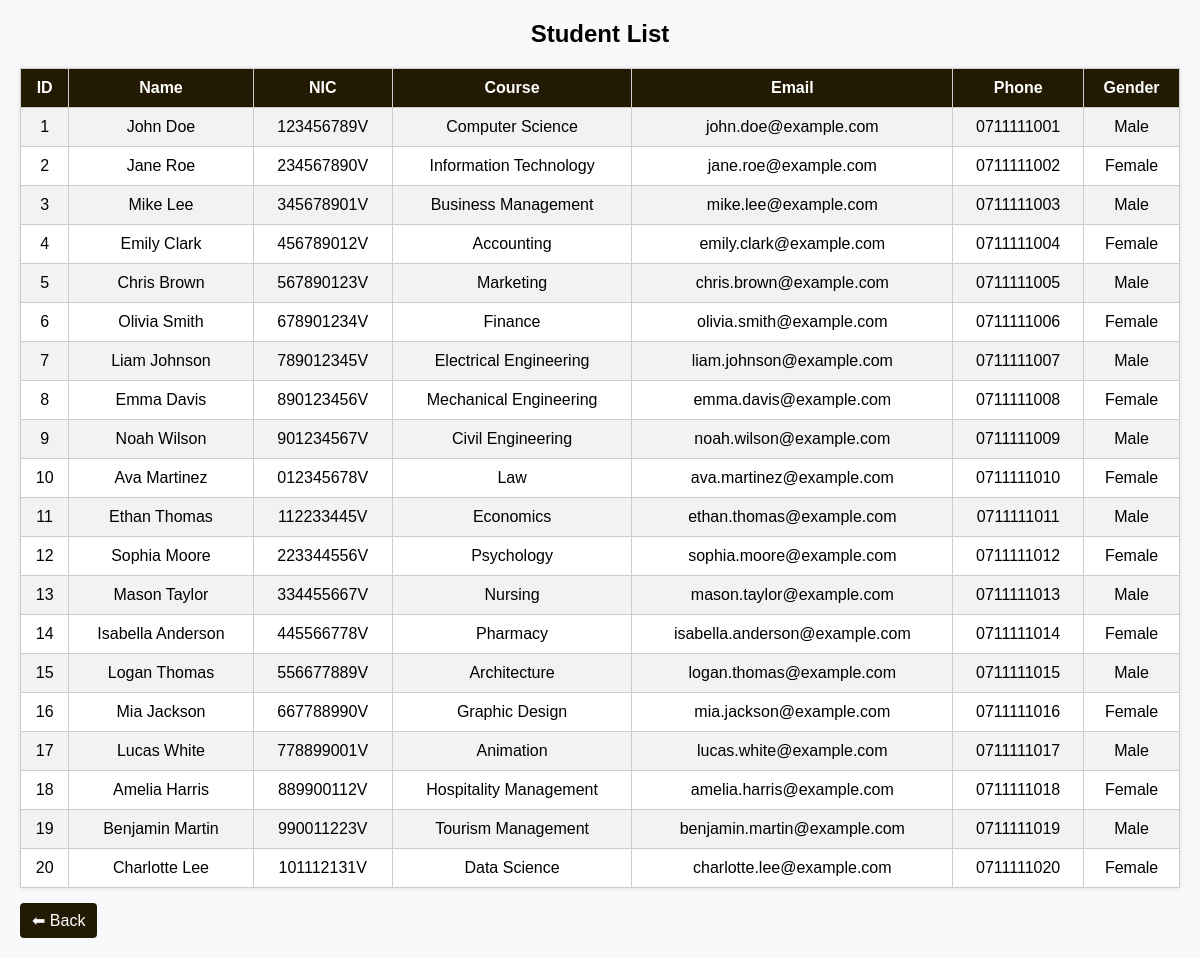
The app's page /view_students.php with its own data.
### tables this page shows
CREATE TABLE `students` (
  `student_id` int(11) NOT NULL,
  `student_name` varchar(100) NOT NULL,
  `nic` varchar(20) NOT NULL,
  `course` varchar(100) NOT NULL,
  `email` varchar(100) NOT NULL,
  `phone` varchar(15) DEFAULT NULL,
  `gender` enum('Male','Female') NOT NULL,
  `created_at` timestamp NOT NULL DEFAULT current_timestamp()
);

### view_students.php (the view, shortened to what this page needs)
<?php
include "db.php";
?>
<!DOCTYPE html>
<html lang="en">
<head>
</head>
<body>
<h2>Student List</h2>
<table>
    <tr>
        <th>ID</th>
        <th>Name</th>
        <th>NIC</th>
        <th>Course</th>
        <th>Email</th>
        <th>Phone</th>
        <th>Gender</th>
    </tr>
<?php
$sql = "SELECT * FROM students ORDER BY student_id ASC";
$result = $conn->query($sql);
if ($result->num_rows > 0) {
    while ($row = $result->fetch_assoc()) {
        echo "<tr>
                <td>{$row['student_id']}</td>
                <td>{$row['student_name']}</td>
                <td>{$row['nic']}</td>
                <td>{$row['course']}</td>
                <td>{$row['email']}</td>
                <td>{$row['phone']}</td>
                <td>{$row['gender']}</td>
              </tr>";
    }
} else {
    echo "<tr><td colspan='7'>No records found</td></tr>";
}
?>
</table>
<a href="student.html" class="back-btn">⬅ Back</a>
</body>
</html>

### view_students.php (style rules this page uses)
body { font-family: Arial, sans-serif; margin: 20px; background-color: #f8f9fa; }
h2 { text-align: center; margin-bottom: 20px; }
table { width: 100%; border-collapse: collapse; background-color: #fff; box-shadow: 0 0 5px rgba(0,0,0,0.1); }
th, td { border: 1px solid #ccc; padding: 10px; text-align: center; }
th { background-color: #221a02ff; color: white; }
tr:nth-child(even) { background-color: #f2f2f2; }
a.back-btn { display: inline-block; margin-top: 15px; padding: 8px 12px; background-color: #221a02ff; color: white; text-decoration: none; border-radius: 4px; }

### records on screen
students: student_id "1", student_name "John Doe", nic "123456789V", course "Computer Science", email "john.doe@example.com", phone "0711111001", gender "Male"
students: student_id "2", student_name "Jane Roe", nic "234567890V", course "Information Technology", email "jane.roe@example.com", phone "0711111002", gender "Female"
students: student_id "3", student_name "Mike Lee", nic "345678901V", course "Business Management", email "mike.lee@example.com", phone "0711111003", gender "Male"
students: student_id "4", student_name "Emily Clark", nic "456789012V", course "Accounting", email "emily.clark@example.com", phone "0711111004", gender "Female"
students: student_id "5", student_name "Chris Brown", nic "567890123V", course "Marketing", email "chris.brown@example.com", phone "0711111005", gender "Male"
students: student_id "6", student_name "Olivia Smith", nic "678901234V", course "Finance", email "olivia.smith@example.com", phone "0711111006", gender "Female"
students: student_id "7", student_name "Liam Johnson", nic "789012345V", course "Electrical Engineering", email "liam.johnson@example.com", phone "0711111007", gender "Male"
students: student_id "8", student_name "Emma Davis", nic "890123456V", course "Mechanical Engineering", email "emma.davis@example.com", phone "0711111008", gender "Female"
students: student_id "9", student_name "Noah Wilson", nic "901234567V", course "Civil Engineering", email "noah.wilson@example.com", phone "0711111009", gender "Male"
students: student_id "10", student_name "Ava Martinez", nic "012345678V", course "Law", email "ava.martinez@example.com", phone "0711111010", gender "Female"
students: student_id "11", student_name "Ethan Thomas", nic "112233445V", course "Economics", email "ethan.thomas@example.com", phone "0711111011", gender "Male"
students: student_id "12", student_name "Sophia Moore", nic "223344556V", course "Psychology", email "sophia.moore@example.com", phone "0711111012", gender "Female"
students: student_id "13", student_name "Mason Taylor", nic "334455667V", course "Nursing", email "mason.taylor@example.com", phone "0711111013", gender "Male"
students: student_id "14", student_name "Isabella Anderson", nic "445566778V", course "Pharmacy", email "isabella.anderson@example.com", phone "0711111014", gender "Female"
students: student_id "15", student_name "Logan Thomas", nic "556677889V", course "Architecture", email "logan.thomas@example.com", phone "0711111015", gender "Male"
students: student_id "16", student_name "Mia Jackson", nic "667788990V", course "Graphic Design", email "mia.jackson@example.com", phone "0711111016", gender "Female"
students: student_id "17", student_name "Lucas White", nic "778899001V", course "Animation", email "lucas.white@example.com", phone "0711111017", gender "Male"
students: student_id "18", student_name "Amelia Harris", nic "889900112V", course "Hospitality Management", email "amelia.harris@example.com", phone "0711111018", gender "Female"
students: student_id "19", student_name "Benjamin Martin", nic "990011223V", course "Tourism Management", email "benjamin.martin@example.com", phone "0711111019", gender "Male"
students: student_id "20", student_name "Charlotte Lee", nic "101112131V", course "Data Science", email "charlotte.lee@example.com", phone "0711111020", gender "Female"
